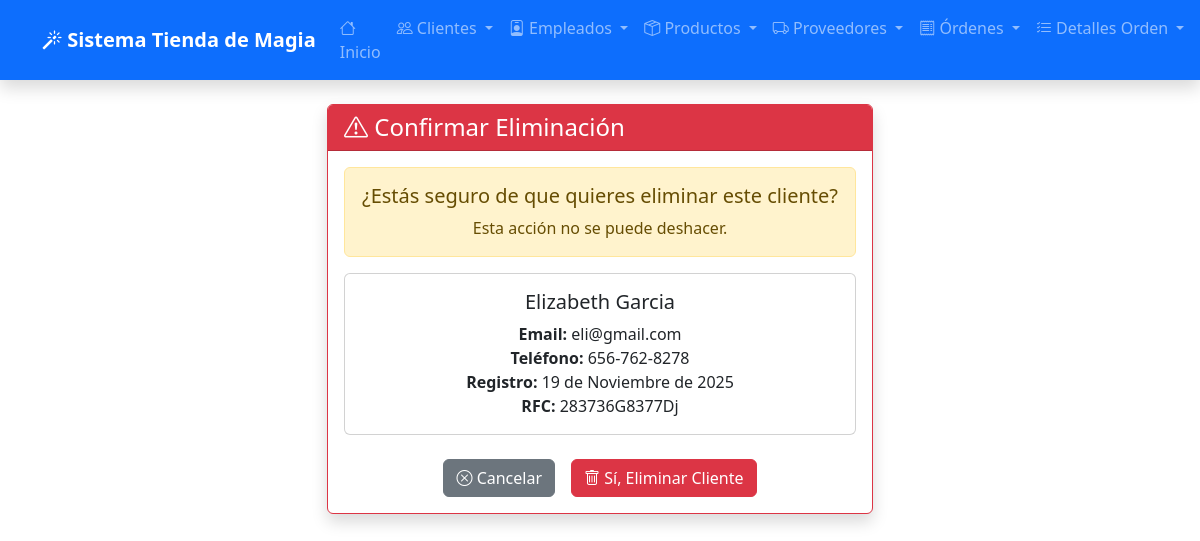
/clientes/borrar/1/, run on the app's committed database.
### app_TiendadeMagia/models.py (models this page shows, shortened)
class Cliente(models.Model):
    nombre = models.CharField(max_length=255)
    email = models.EmailField()
    telefono = models.CharField(max_length=20)
    direccion = models.TextField()
    fecha_registro = models.DateField(auto_now_add=True)
    rfc = models.CharField(max_length=13, blank=True, null=True)

### app_TiendadeMagia/views.py (the view)
# urls.py: path('clientes/borrar/<int:id>/', views.borrar_cliente, name='borrar_cliente'),
def borrar_cliente(request, id):
    cliente = get_object_or_404(Cliente, id=id)
    if request.method == 'POST':
        cliente.delete()
        return redirect('ver_clientes')
    return render(request, 'app_TiendadeMagia/cliente/borrar_cliente.html', {'cliente': cliente})

### app_TiendadeMagia/templates/app_TiendadeMagia/cliente/borrar_cliente.html (shortened to what this page needs)
<!DOCTYPE html>
<html lang="es">
<head>
    <link href="https://cdn.jsdelivr.net/npm/bootstrap@5.3.0/dist/css/bootstrap.min.css" rel="stylesheet">
    <link href="https://cdn.jsdelivr.net/npm/bootstrap-icons@1.10.0/font/bootstrap-icons.css" rel="stylesheet">
</head>
<body>
    {% include 'app_TiendadeMagia/navbar.html' %}
    <div class="container mt-4">
        <div class="row justify-content-center">
            <div class="col-md-6">
                <div class="card shadow border-danger">
                    <div class="card-header bg-danger text-white">
                        <h4 class="mb-0">
                            <i class="bi bi-exclamation-triangle"></i> Confirmar Eliminación
                        </h4>
                    </div>
                    <div class="card-body text-center">
                        <div class="alert alert-warning" role="alert">
                            <h5 class="alert-heading">¿Estás seguro de que quieres eliminar este cliente?</h5>
                            <p class="mb-0">Esta acción no se puede deshacer.</p>
                        </div>
                        <div class="card mb-4">
                            <div class="card-body">
                                <h5 class="card-title">{{ cliente.nombre }}</h5>
                                <p class="card-text">
                                    <strong>Email:</strong> {{ cliente.email }}<br>
                                    <strong>Teléfono:</strong> {{ cliente.telefono }}<br>
                                    <strong>Registro:</strong> {{ cliente.fecha_registro }}<br>
                                    <strong>RFC:</strong> {{ cliente.rfc|default:"No especificado" }}
                                </p>
                            </div>
                        </div>
                        <form method="POST">
                            <div class="d-grid gap-2 d-md-flex justify-content-md-center">
                                <a href="{% url 'ver_clientes' %}" class="btn btn-secondary me-md-2">
                                    <i class="bi bi-x-circle"></i> Cancelar
                                </a>
                                <button type="submit" class="btn btn-danger">
                                    <i class="bi bi-trash"></i> Sí, Eliminar Cliente
                                </button>
                            </div>
                        </form>
                    </div>
                </div>
            </div>
        </div>
    </div>
</body>
</html>

### data on the page
Cliente: nombre "Elizabeth Garcia", email "eli@gmail.com", telefono "656-762-8278", fecha_registro "19 de Noviembre de 2025", rfc "283736G8377Dj"
